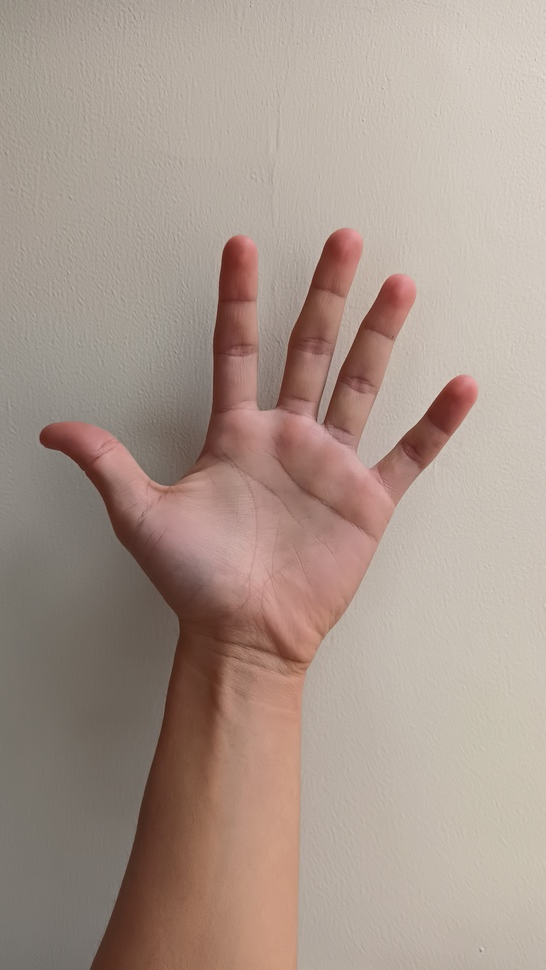
#> input picture Proyecto/Avance_1, Oscar Riveros, Yovany Vargas/Images/Indoor_P.jpg, 546 x 970 px, shrunk from 2250 x 4000 before the run
$ jupyter execute --allow-errors Proyecto_TIA_2.ipynb
#> lines starting #> are read from the running program, lines starting #| are printed output that depends on the picture; after the words box and inside, x2 and y2 are one past the last pixel; in counts of white or black regions, pixels touching at a corner belong together
## **Segundo avance del proyecto, tecnicas de inteligencia artificial**

### **Integrantes**

- Oscar Leonardo Riveros Perez

- Yovany Esneider Vargas Gutierrez

**Preproceso, adecuación de imagenes**

[cell 1]
import cv2
from IPython.display import Image
import os
import numpy as np
import math
from matplotlib import pyplot as plt
import time

#Se tienen 3 tipos de imagen
#Mano al interior
Indoor_P = cv2.imread('Images/Indoor_P.jpg',1)
#> Indoor_P is the input picture: shape (970, 546, 3); mean B, G, R 140.8, 151.2, 168.7
Indoor_G = cv2.imread('Images/Indoor_G.jpg',1)
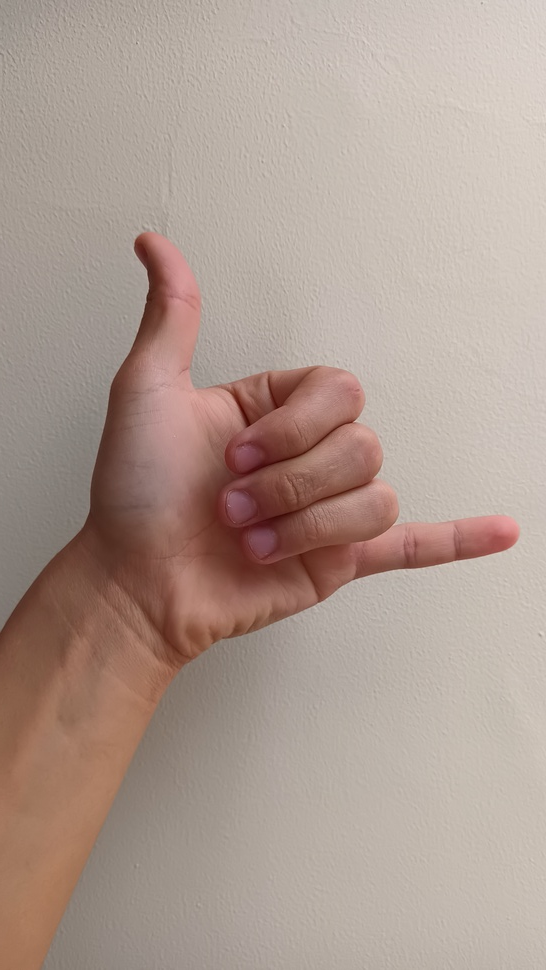
#> input picture Proyecto/Avance_1, Oscar Riveros, Yovany Vargas/Images/Indoor_G.jpg, 546 x 970 px, shrunk from 2250 x 4000 before the run
#> Indoor_G is the input picture: shape (970, 546, 3); mean B, G, R 145.5, 155.3, 173.8

#Mano al exterior pero con un patron de ladrillos de fondo
Pattern_P = cv2.imread('Images/Pattern_P.jpg',1)
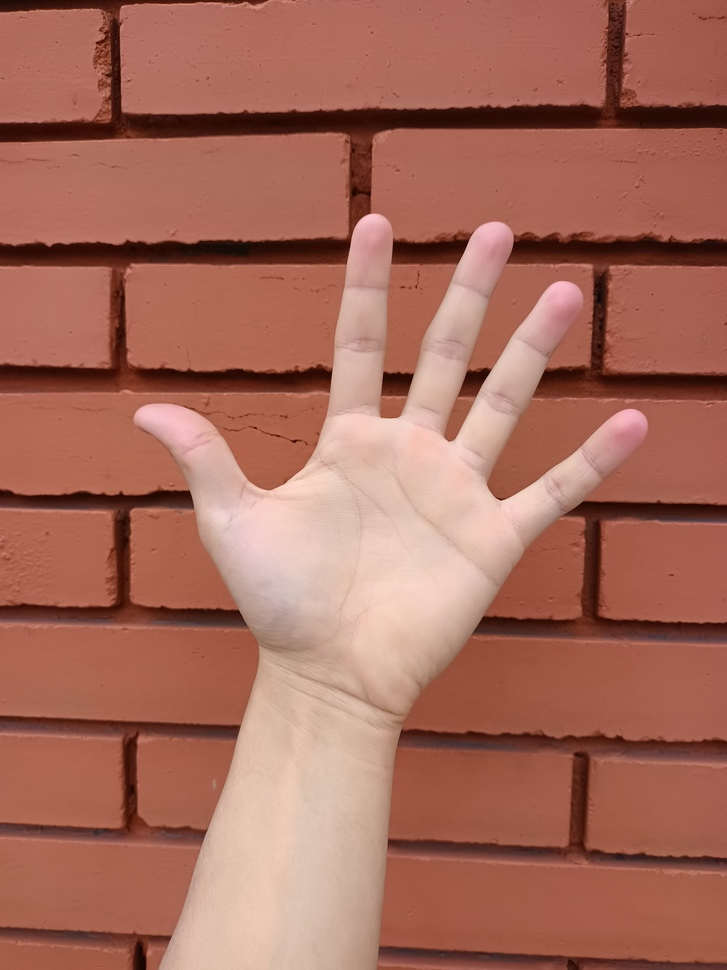
#> input picture Proyecto/Avance_1, Oscar Riveros, Yovany Vargas/Images/Pattern_P.jpg, 727 x 970 px, shrunk from 3000 x 4000 before the run
#> Pattern_P is the input picture: shape (970, 727, 3); mean B, G, R 91, 106.9, 166
Pattern_G = cv2.imread('Images/Pattern_G.jpg',1)
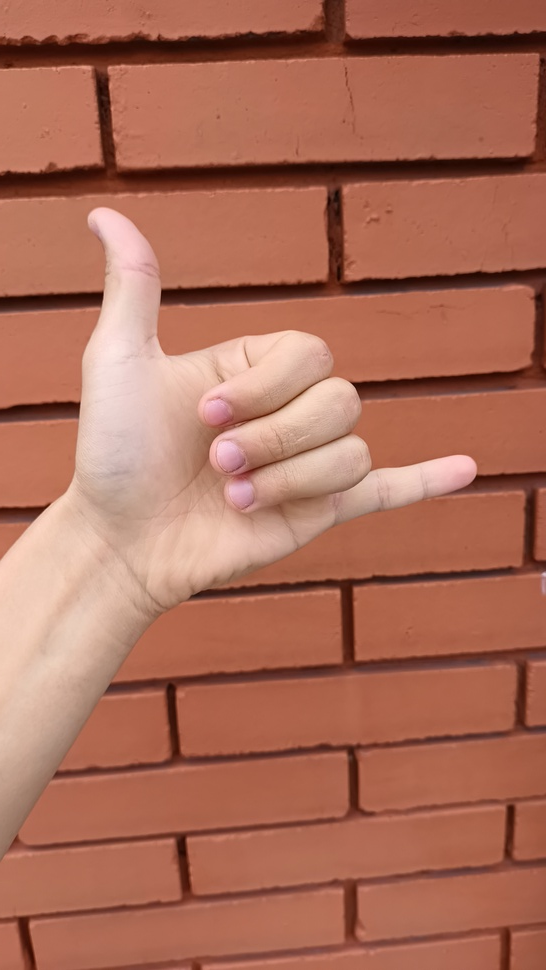
#> input picture Proyecto/Avance_1, Oscar Riveros, Yovany Vargas/Images/Pattern_G.jpg, 546 x 970 px, shrunk from 2250 x 4000 before the run
#> Pattern_G is the input picture: shape (970, 546, 3); mean B, G, R 88.7, 108.9, 171.6

#Mano en un ambiente donde hay varios tipos de objetos
Green_P = cv2.imread('Images/Green_P.jpg',1)
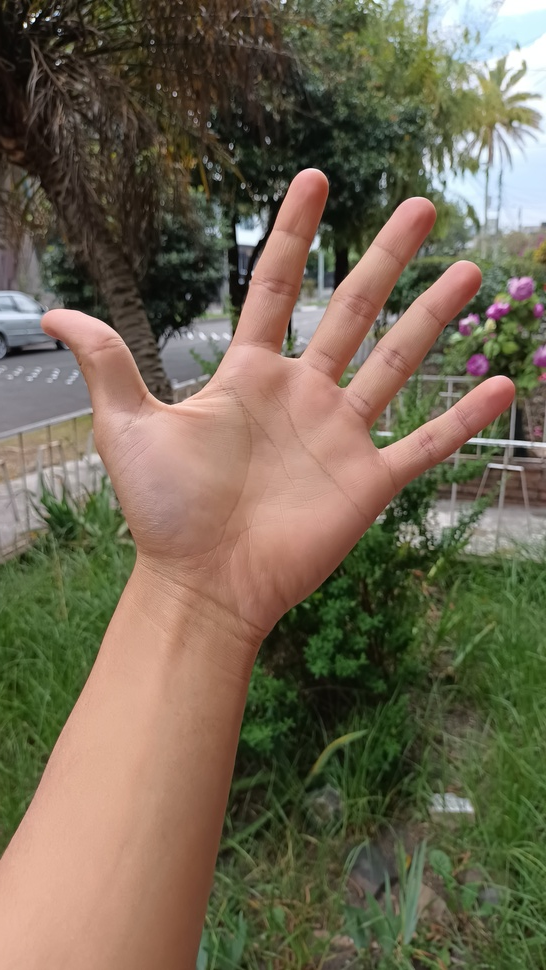
#> input picture Proyecto/Avance_1, Oscar Riveros, Yovany Vargas/Images/Green_P.jpg, 546 x 970 px, shrunk from 2250 x 4000 before the run
#> Green_P is the input picture: shape (970, 546, 3); mean B, G, R 82.4, 102.7, 112.6
Green_G = cv2.imread('Images/Green_G.jpg',1)
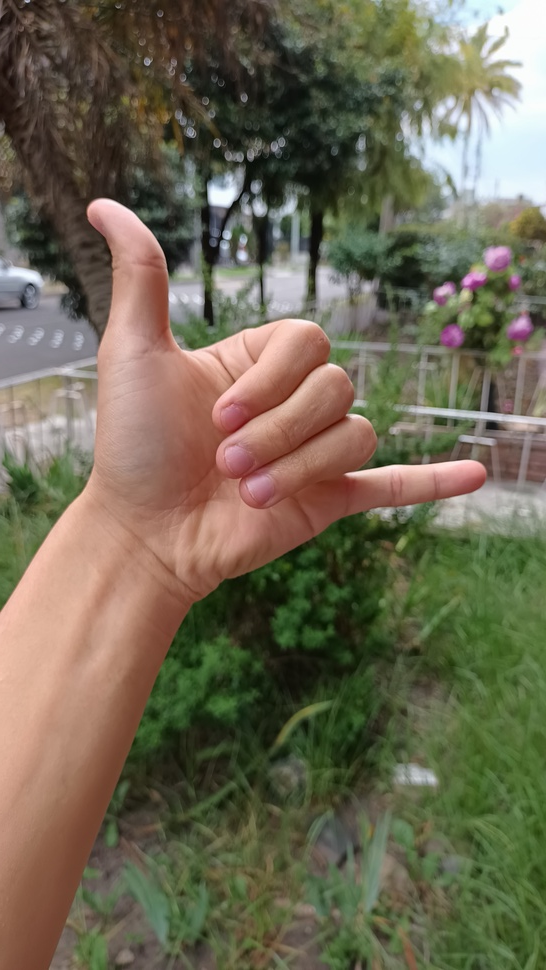
#> input picture Proyecto/Avance_1, Oscar Riveros, Yovany Vargas/Images/Green_G.jpg, 546 x 970 px, shrunk from 2250 x 4000 before the run
#> Green_G is the input picture: shape (970, 546, 3); mean B, G, R 83.2, 104.1, 110.5

#[:,:,::-1] -> Correccion para representar con matplotlib, ya que el arreglo de opencv esta en [B,G,R] y matplotlib [R,G,B]
Green_P, Green_G, Indoor_P, Indoor_G, Pattern_P, Pattern_G = Green_P[:,:,::-1],Green_G[:,:,::-1], Indoor_P[:,:,::-1], Indoor_G[:,:,::-1], Pattern_P[:,:,::-1], Pattern_G[:,:,::-1]

Original_P = [Indoor_P, Pattern_P, Green_P]
Original_G = [Indoor_G, Pattern_G, Green_G]

***Tecnicas de Segmentacion***

La primera etapa para realizar un procesamiento adecuado de la mano, consiste en la segmentacion de la imagen para obtener la region donde se encuentra el objeto a identificar, en este caso las manos.

****Espacios de Color + Otsu****

Uno de los primeros planteamientos sobre la segmentacion de la mano corresponde al analisis en los diferentes espacios de color para encontrar el metodo con el mejor desempeño.

Los espacios de color más son compatibles con el reconocimiento de piel son el HSV y YCrCb. Sin embargo, en un estudio realizado por Michael J. Jones, demuestra que son más relavantes el numero de bins que el espacio de color utilizado en el reconocimiento de la piel, por tanto, también se pondrá a prueba este metodo.

[cell 2]
#Funciones
def YCrCb(img):
    return (cv2.cvtColor(img, cv2.COLOR_RGB2YCrCb))
#> returned value: shape (970, 546, 3); mean of channels 0, 1, 2 155.3, 137.6, 119.8
#> in YCrCb (call 2), `return (cv2.cvtColor(img, cv2.COLOR_RGB2YCrCb))`: returned value: shape (970, 727, 3); mean of channels 0, 1, 2 122.8, 158.9, 110.1
#> in YCrCb (call 3), `return (cv2.cvtColor(img, cv2.COLOR_RGB2YCrCb))`: returned value: shape (970, 546, 3); mean of channels 0, 1, 2 103.3, 134.6, 116.1

def HSV(img):
    return (cv2.cvtColor(img, cv2.COLOR_RGB2HSV))
#> returned value: shape (970, 546, 3); mean H, S, V 13.5, 45.5, 168.7
#> in HSV (call 2), `return (cv2.cvtColor(img, cv2.COLOR_RGB2HSV))`: returned value: shape (970, 727, 3); mean H, S, V 8.1, 125.2, 166
#> in HSV (call 3), `return (cv2.cvtColor(img, cv2.COLOR_RGB2HSV))`: returned value: shape (970, 546, 3); mean H, S, V 33.3, 92.3, 119.7

def lessBins(img, bins):
#> called with bins = 128
    q = 256/bins
    normalized_img = cv2.normalize(img, None, 0, bins-1, cv2.NORM_MINMAX)
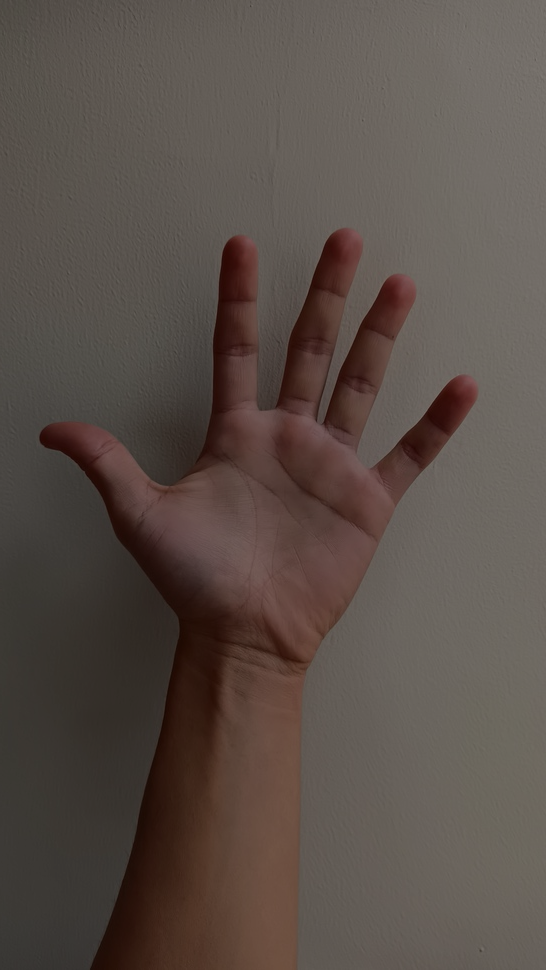
#> normalized_img: shape (970, 546, 3); mean R, G, B 89.1, 78.5, 72.2
    return(normalized_img)

def dilarode(img, kernel):
    dilated_img = cv2.dilate(img, kernel, iterations = 1)
    dilaroded_img = cv2.erode(dilated_img, kernel, iterations = 1)
    return(dilaroded_img)

[cell 3]
#Espacios de color
Manos_YCrCb = [YCrCb(Indoor_P), YCrCb(Pattern_P), YCrCb(Green_P)]
Manos_HSV = [HSV(Indoor_P), HSV(Pattern_P), HSV(Green_P)]

#Reducción de bins
bins_0 = 128
Manos_128bins = [lessBins(Indoor_P, bins_0), lessBins(Pattern_P, bins_0), lessBins(Green_P, bins_0)]
bins_1 = 16
Manos_64bins = [lessBins(Indoor_P, bins_1), lessBins(Pattern_P, bins_1), lessBins(Green_P, bins_1)]

res = [Manos_YCrCb, Manos_HSV, Manos_128bins, Manos_64bins]
title1 = ['YCrCb ', 'HSV ', '128 Bins ', '32 Bins ']
title2 = ['Indoor', 'Pattern', 'Green']

plt.figure(1)
#> (this line was passed over: IPython is not available in this run)
#> (the rest of this cell did not finish here and is left out)

Aunque hay ventajas en los interiores con en el espacio de color HSV y en exteriores con YCrCb con respecto a la reducción en el número de bins, esta última mantiene un balance en todos los casos, evidenciando lo descrito por Michael J. Jones en su estudio en la detección de piel en imágenes.

****Espacios de Color - Rango de color****

Uno de los metodos comunmente utilizados para realizar la segmentacion de la mano consiste en la segmentacion por umbralizacion del espacio de color, para esto se ha de tener en cuenta que para definir los limites de umbral se utilizas el espacio de color HSV de modo que se tiene en cuenta el tono de piel se encuentra cercano para un valor de HUE entre [0,20].

[cell 4]
title1 = 'HSV '
title2 = ['Indoor', 'Pattern', 'Green']

plt.figure(1)
#> (this line was passed over: IPython is not available in this run)
#> (the rest of this cell did not finish here and is left out)

Como se puede observar en el entorno de exteriores el umbral de la mano esta bien definido, mas sin embargo cuando el entorno entra dentro del umbral de color definido, no se realiza una umbralizacion correctamente, por ende de manera general no es un buen resultado a diferencia de la umbralizacion de otsu realizado en diferentes espacios de color.

****Super Pixeles - SLIC****

Otro metodo que se plantea para realizar la semgnentacion corresponde a la generacion de clusteres aleatorios que agrupen caracteristicas similares de pixeles vecinos, esto con la finalidad de agrupar los pixeles que conforman la mano cuyas caracteristicas son muy similares entre si.

[cell 5]
from skimage.segmentation import slic
from skimage.segmentation import mark_boundaries
from skimage.util         import img_as_float

import matplotlib as mpl
mpl.rcParams['figure.dpi'] = 150

segments=slic(Indoor_P, n_segments=250,compactness=10,sigma=0)
#> segments: shape (970, 546) int64; 243 distinct labels, from 1 to 243

#> (the rest of this cell did not finish here and is left out)

[cell 6]
#Se suavisa el histograma para eliminar minimos locales
blur = cv2.GaussianBlur(HSV(Indoor_G), (5,5), 0)
#> in HSV (call 4), `return (cv2.cvtColor(img, cv2.COLOR_RGB2HSV))`: returned value: shape (970, 546, 3); mean H, S, V 12.8, 46, 173.8
img = cv2.cvtColor(blur, cv2.COLOR_BGR2GRAY)

#Debido a que buscan los maximos globales lo mejor es usar umbral binario
tre, otsu = cv2.threshold(img,0,255,cv2.THRESH_BINARY + cv2.THRESH_OTSU)
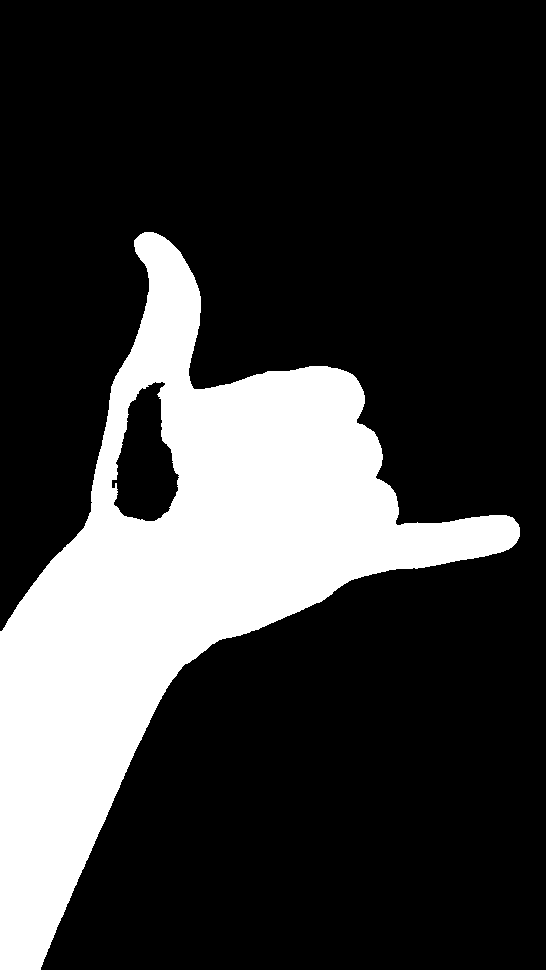
#> otsu: shape (970, 546); 22.9% white; 1 white region, box (x1, y1, x2, y2) and area: (0, 232, 520, 970) 121083
#> tre = 90

#Se aplica dilatación erosión
kernel = np.ones((5, 5), np.uint8)
dilaroded_img = dilarode(otsu, kernel)
#> in dilarode, `dilated_img = cv2.dilate(img, kernel, iterations = 1)`: dilated_img: shape (970, 546); 23.9% white; 1 white region, box (x1, y1, x2, y2) and area: (0, 230, 522, 970) 126573
#> in dilarode, `dilaroded_img = cv2.erode(dilated_img, kernel, iterations = 1)`: dilaroded_img: shape (970, 546); 22.9% white; 1 white region, box (x1, y1, x2, y2) and area: (0, 232, 520, 970) 121183

#AND entre la segmentación y la imagen original
merged = cv2.bitwise_and(Indoor_G, Indoor_G, mask=dilaroded_img)
merged_gray = cv2.cvtColor(merged, cv2.COLOR_BGR2GRAY)

#Hallar sombras
_, shadows = cv2.threshold(merged_gray,60,255,cv2.THRESH_TOZERO_INV)

#Hallar Canny
canny = cv2.Canny(merged_gray,40,255)
#> canny: shape (970, 546); 0.63% white in thin lines or dots, all inside (x1, y1, x2, y2) = (0, 231, 521, 970)
canny_dilated = cv2.dilate(canny, kernel, iterations = 1)
#> canny_dilated: shape (970, 546); 3.5% white; 4 white regions, box (x1, y1, x2, y2) and area: (0, 229, 523, 970) 16060, (112, 376, 181, 524) 2099, (309, 507, 326, 537) 335, (225, 502, 234, 511) 67

#AND entre sombras y canny
merged_edge = cv2.bitwise_and(canny, canny_dilated, mask = shadows)
#> merged_edge: shape (970, 546); 0.1% white in thin lines or dots, all inside (x1, y1, x2, y2) = (3, 242, 352, 629)
merged_dilated = cv2.dilate(merged_edge, kernel, iterations = 1)
#> merged_dilated: shape (970, 546); 0.91% white; 15 white regions

#Hallar fronteras
contour, _ = cv2.findContours(merged_gray, cv2.RETR_EXTERNAL,  cv2.CHAIN_APPROX_SIMPLE)
#> contour = 1 contour; box (x1, y1, x2, y2) and area: (0, 232, 520, 970) 126005
contour_image = cv2.drawContours(np.zeros_like(merged_gray), contour, -1, (255), 2)
#> contour_image: shape (970, 546); 1.3% white; 1 white region, box (x1, y1, x2, y2) and area: (0, 231, 521, 970) 6995
contour_dilated = cv2.dilate(contour_image, kernel, iterations = 1)
#> contour_dilated: shape (970, 546); 3.2% white; 1 white region, box (x1, y1, x2, y2) and area: (0, 229, 523, 970) 16851

#Silueta final
final_merged = cv2.bitwise_or(contour_image, merged_dilated)
#> final_merged: shape (970, 546); 2% white; 8 white regions, largest, box (x1, y1, x2, y2) and area: (0, 231, 521, 970) 7819, (221, 425, 341, 491) 1092, (253, 543, 336, 585) 673
final_dilated = cv2.dilate(final_merged, kernel, iterations = 1)
#> final_dilated: shape (970, 546); 4.3% white; 7 white regions, largest, box (x1, y1, x2, y2) and area: (0, 229, 523, 970) 17677, (219, 423, 343, 493) 1966, (251, 541, 338, 587) 1277

plt.figure(1)
#> (this line was passed over: IPython is not available in this run)
#> (the rest of this cell did not finish here and is left out)

Con la silueta completa de la mano, lo siguiente es hallar la estructura de los dedos, en otras palabras identificar los dedos. Esto mediante una mascara que me elimina los contornos y dibuja en sus extremos.

[cell 7]
#Máscara de 7x7 hay que se expande N veces, donde N es una cuarta parte del grosor del dedo
def generator(N):
#> called with N = 50
    d = 1+ 3*N
    matriz = np.zeros((d,d))
    center = 3*N
    matriz[center][center] = -1

    for i in range(d):
        for j in range(d):
            radio = np.sqrt((i - center)**2 + (j - center)**2)
            if radio <= N:
                matriz[i, j] = -1
            elif radio > N and radio <= 2*N or radio > 2.3*N:
                matriz[i, j] = 0
            else:
                matriz[i, j] = 1
    G = []
    matriz = matriz.tolist()
    for i in range(d):
        a = matriz[i]
        b = matriz[i][::-1][1:]
        G.append(a + b)
    for i in range(d-1):
        G.append(G[d-2-i])
    return(G)

final_edge = cv2.bitwise_and(Indoor_G, Indoor_G, mask=final_dilated)

#Convolución con G
G = np.array(generator(50))
fingers = cv2.filter2D(final_edge, -1, G)

#Erosión para eliminar areas no deseadas
k = np.ones((61, 61), np.uint8)
fingers = cv2.erode(fingers, k, iterations = 1)

#Encontrar los dedos usando el valor del umbral obtenido por Otsu en el espacio de colo HSV
mask = cv2.cvtColor(fingers, cv2.COLOR_BGR2GRAY)
manoSeg = cv2.bitwise_and(Indoor_G, Indoor_G, mask=mask)
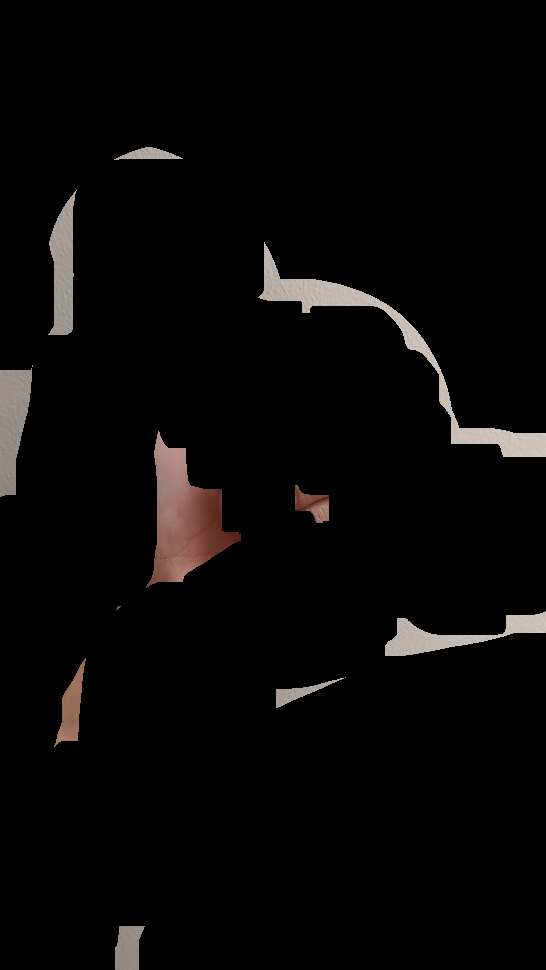
#> manoSeg: shape (970, 546, 3); mean R, G, B 7.9, 6.8, 6.4
hsv_gray = cv2.cvtColor(HSV(manoSeg), cv2.COLOR_BGR2GRAY)
#> in HSV (call 5), `return (cv2.cvtColor(img, cv2.COLOR_RGB2HSV))`: returned value: shape (970, 546, 3); mean H, S, V 0.5, 2.6, 7.9
_ ,Mano_Binary = cv2.threshold(hsv_gray,88,255,cv2.THRESH_BINARY)

#Se dilatan las areas para mayor visualización
k = np.ones((12, 12), np.uint8)
Mano_Binary_dilated = cv2.dilate(Mano_Binary,k, iterations = 1)

#Se unen el contorno y la detección de los dedos
FINAL = cv2.bitwise_or(Mano_Binary_dilated, final_dilated)

plt.figure(1)
#> (this line was passed over: IPython is not available in this run)
#> (the rest of this cell did not finish here and is left out)
